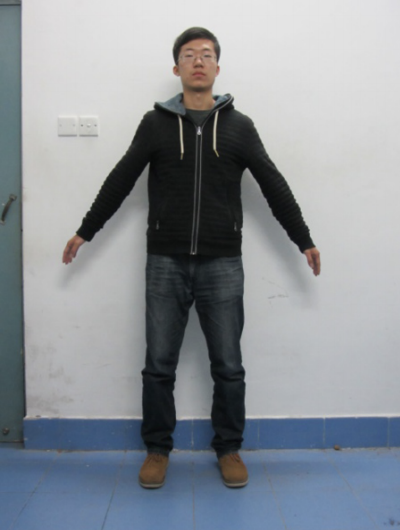
#> input picture test.png, 400 x 530 px
$ python segment.py
#> lines starting #> are read from the running program, lines starting #| are printed output that depends on the picture
import cv2
import imutils
import numpy as np
from matplotlib import pyplot as plt

# Run GrabCut
img = cv2.imread('test.png')
#> img is the input picture: shape (530, 400, 3); mean B, G, R 151.5, 145.4, 140
img = cv2.cvtColor(img, cv2.COLOR_RGB2BGR)
mask = np.zeros(img.shape[:2],np.uint8)
bgdModel = np.zeros((1,65),np.float64)
fgdModel = np.zeros((1,65),np.float64)
rect = (50,0,280,500)
cv2.grabCut(img,mask,rect,bgdModel,fgdModel,5,cv2.GC_INIT_WITH_RECT)
mask2 = np.where((mask==2)|(mask==0),0,1).astype('uint8')
img = img*mask2[:,:,np.newaxis]
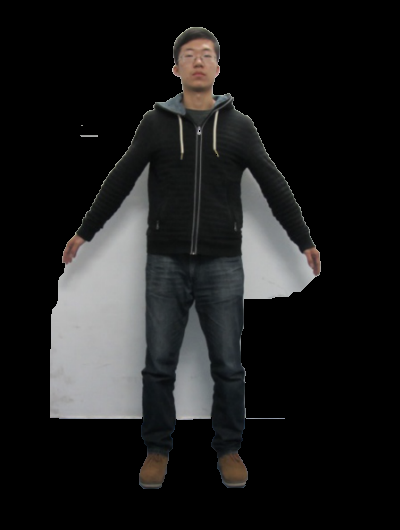
#> img: shape (530, 400, 3); mean R, G, B 28.3, 28.5, 28.4
plt.imshow(img),plt.show()
